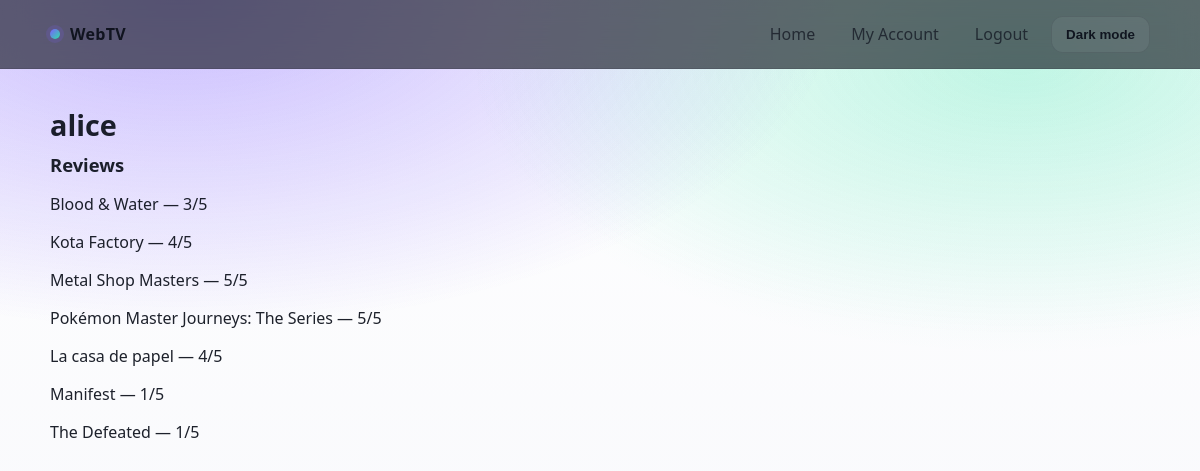
Before: /user/alice (signed in) with the older database file.
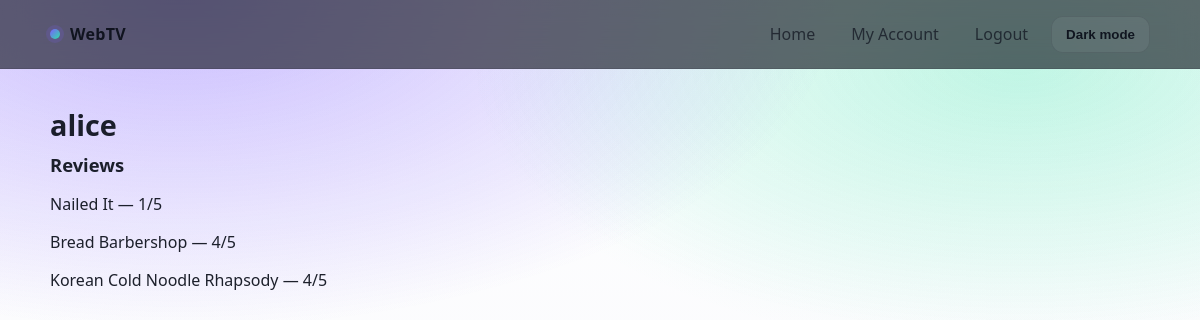
After: the same page with the newer database file.
### data_structure.py (models this page shows, shortened)
class User(db.Model, UserMixin):
    __tablename__ = "users"
    id = db.Column(db.Integer, primary_key = True)
    username = db.Column(db.String, unique = True, nullable = False)
    password = db.Column(db.String, nullable = False)
    is_admin = db.Column(db.Boolean, default=False, nullable=False)

class Review(db.Model):
  id = db.Column(db.Integer, primary_key=True)
  user_id = db.Column(db.Integer, db.ForeignKey("users.id"), nullable=False)
  show_id = db.Column(db.Integer, db.ForeignKey("shows.id"), nullable=False)
  rating = db.Column(db.Integer)  # 1–5
  review_text = db.Column(db.Text)
  __table_args__ = (
    db.UniqueConstraint("user_id", "show_id", name="user_review"),
  )

class Show(db.Model):
    __tablename__ = "shows"
    id = db.Column(db.Integer, primary_key=True)
    title = db.Column(db.String(255), nullable=False)
    cover = db.Column(db.Text)
    director = db.Column(db.String(255))
    cast = db.Column(db.Text)
    release_year = db.Column(db.Integer)
    rating = db.Column(db.String(20))
    seasons = db.Column(db.String(20))
    genres = db.Column(db.String(255))
    description = db.Column(db.Text)

### app.py (the view)
  @app.route("/user/<username>")
  def user_profile(username):
      user = User.query.filter_by(username=username).first_or_404()
      reviews = (
        Review.query
        .join(Show)
        .filter(Review.user_id == user.id)
        .add_columns(Show.title, Review.rating)
        .all()
      )
      return render_template("profile.html", user=user, reviews=reviews)

### data_structure.py (called while the page is built)
@login_manager.user_loader
def load_user(user_id):
    return User.query.get(int(user_id))

### templates/profile.html
{% extends "base.html" %}
{% block body %}
<h1>{{ user.username }}</h1>
<h2>Reviews</h2>
{% for r, title, rating in reviews %}
  <p>{{ title }} — {{ rating }}/5</p>
{% endfor %}
{% endblock %}

### templates/base.html (shortened to what this page needs)
<!doctype html>
<html lang="en">
  <head>
    <link rel="stylesheet" href="{{ url_for('static', filename='styles.css') }}">
  </head>
  <body>
    {% if current_user.is_authenticated %}
      <nav class="topbar">
        <div class="topbar-inner">
          <a class="brand" href="{{ url_for('index') }}">
            <span class="brand-dot"></span>
            WebTV
          </a>
          <div class="navlinks">
            {% if current_user.is_authenticated %}
              <a href="{{ url_for('index') }}">Home</a>
              <a href="{{ url_for('account') }}">My Account</a>
              <a href="{{ url_for('auth.logout') }}">Logout</a>
            {% endif %}
            <button id="themeToggle" class="btn btn-secondary" type="button">Light mode</button>
          </div>
        </div>
      </nav>
    {% endif %}
    <div class="container">
      {% block body %}{% endblock %}
    </div>
  </body>
</html>

### static/styles.css (style rules this page uses)
:root { --bg: #0b1020; --panel: rgba(255,255,255,0.06); --panel2: rgba(255,255,255,0.10); --text: rgba(255,255,255,0.92); --muted: rgba(255,255,255,0.70); --line: rgba(255,255,255,0.12); --accent: #7c5cff; --accent2: #2de2a7; --danger: #ff5470; --shadow: 0 12px 40px rgba(0,0,0,0.45); --radius: 16px; }
html[data-theme="light"] { --bg: #f6f7fb; --panel: rgba(0,0,0,0.04); --panel2: rgba(0,0,0,0.06); --text: rgba(10,14,25,0.92); --muted: rgba(10,14,25,0.68); --line: rgba(10,14,25,0.12); --shadow: 0 12px 40px rgba(10,14,25,0.10); }
html[data-theme="light"] body { background: radial-gradient(1200px 600px at 15% 0%, rgba(124,92,255,0.20), transparent 55%), radial-gradient(1000px 500px at 85% 10%, rgba(45,226,167,0.14), transparent 55%), linear-gradient(180deg, #ffffff, var(--bg)); }
* { box-sizing: border-box; }
html, body { height: 100%; }
body { margin: 0; color: var(--text); font-family: ui-sans-serif, system-ui, -apple-system, Segoe UI, Roboto, Helvetica, Arial; background: #070a14 }
body::before { content: ""; position: fixed; top: 0; left: 0; width: 100%; height: 600px; pointer-events: none; z-index: -1; background: radial-gradient(1200px 600px at 15% 0%, rgba(124,92,255,0.25), transparent 55%), radial-gradient(1000px 500px at 85% 10%, rgba(45,226,167,0.18), transparent 55%); }
a { color: inherit; }
.container { width: min(1100px, 92vw); margin: 0 auto; padding: 24px 0 64px; }
.topbar { position: sticky; top: 0; z-index: 5; backdrop-filter: blur(14px); background: rgba(7,10,20,0.6); border-bottom: 1px solid var(--line); }
.topbar-inner { width: min(1100px, 92vw); margin: 0 auto; display: flex; align-items: center; justify-content: space-between; padding: 14px 0; gap: 16px; }
.brand { font-weight: 800; letter-spacing: 0.3px; text-decoration: none; display:flex; align-items:center; gap:10px; }
.brand-dot { width: 10px; height: 10px; border-radius: 999px; background: linear-gradient(135deg, var(--accent), var(--accent2)); box-shadow: 0 0 0 4px rgba(124,92,255,0.16); }
.navlinks { display:flex; gap: 10px; align-items:center; flex-wrap:wrap; }
.navlinks a { text-decoration:none; padding: 8px 12px; border-radius: 999px; color: var(--muted); border: 1px solid transparent; }
h1 { margin: 12px 0 8px; font-size: clamp(1.6rem, 2.4vw, 2.4rem); }
h2 { margin: 0 0 12px; font-size: 1.15rem; }
.btn { display:inline-flex; align-items:center; justify-content:center; gap: 10px; padding: 10px 14px; border-radius: 12px; border: 1px solid rgba(124,92,255,0.5); background: linear-gradient(135deg, rgba(124,92,255,0.85), rgba(45,226,167,0.35)); color: white; font-weight: 700; cursor: pointer; text-decoration: none; }
.btn-secondary { border-color: var(--line); background: rgba(255,255,255,0.06); color: var(--text); }

Changed rows visible on the page:
removed Review: title "Blood & Water", rating "3"
no longer on this page (row edited): Review: title "Metal Shop Masters", rating "5"
removed Review: title "La casa de papel", rating "4"
no longer on this page (row edited): Review: title "Manifest", rating "1"
changed Review: title "The Defeated" → "Nailed It"; moves up the list
changed Review: title "Kota Factory" → "Bread Barbershop"
changed Review: title "Pokémon Master Journeys: The Series" → "Korean Cold Noodle Rhapsody"; rating "5" → "4"
